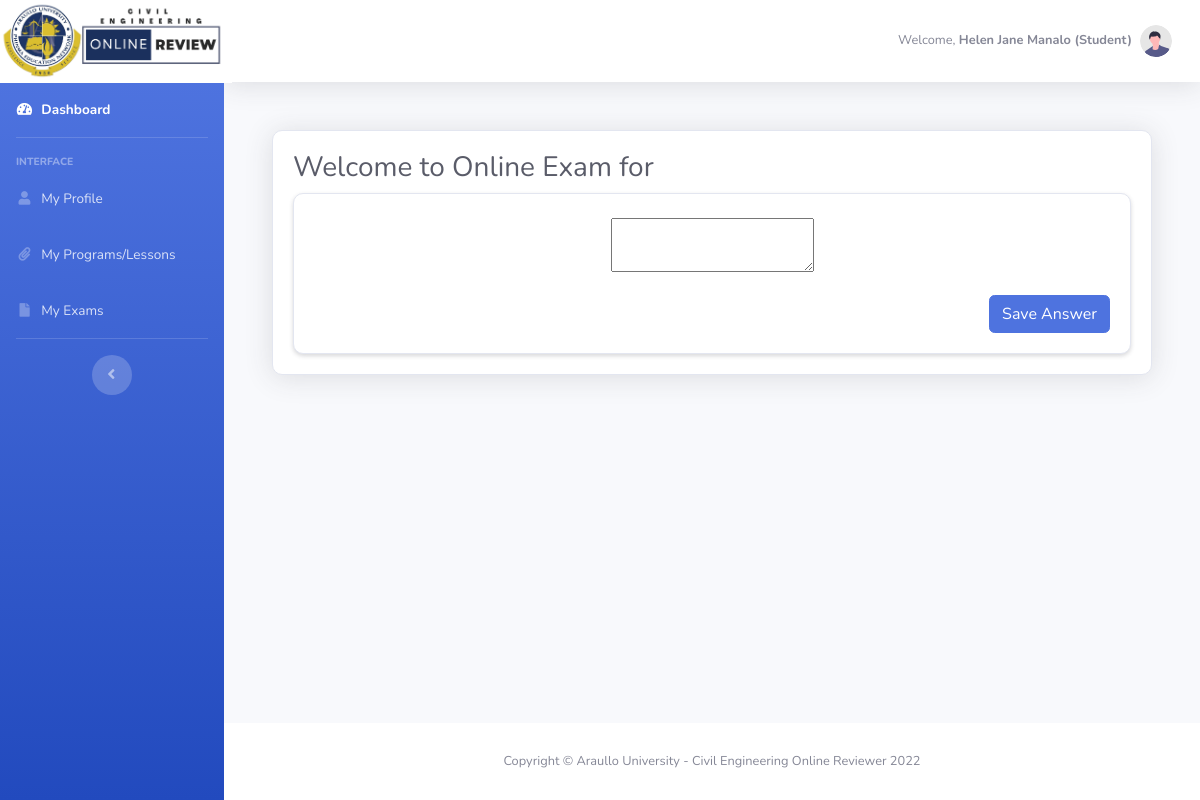
/dashboard/take_test.php?exam_id=13 (signed in), run on an earlier commit of the app's database.
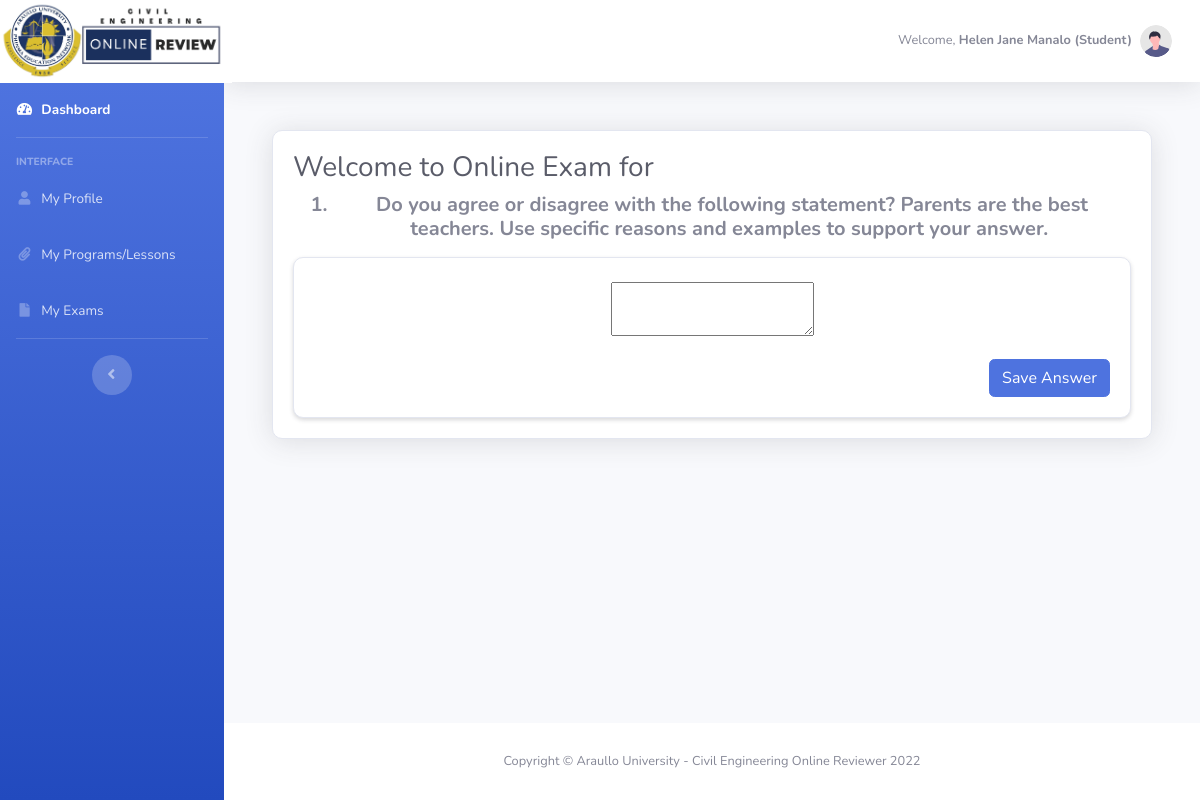
And on a later commit of the database.
### tables this page shows
CREATE TABLE `exam_essay` (
  `exam_essay_id` int(11) NOT NULL,
  `exam_id` int(11) NOT NULL,
  `essay` text NOT NULL,
  `date_created` datetime NOT NULL,
  `date_modified` datetime NOT NULL
);

### dashboard/model/Student.php (called while the page is built, shortened)
<?php
	class Student{
		public $db;
		public function __construct(){
			$this->db = new mysqli(DB_HOST, DB_USER, DB_PASSWORD, DB_DATABASE);
		}
        public function get_my_exam_essay($exam_id) {
    		$sql3="SELECT * FROM exam_essay a
                    WHERE a.exam_id = '$exam_id'";
	        $result = mysqli_query($this->db,$sql3);
	        return $user_data = mysqli_fetch_assoc($result);
        }
	}
?>

### dashboard/take_test.php (the view, shortened to what the changed rows need)
<?php
    include_once('db_header.php');
?>
    <div class="student-profile py-4">
        <div class="container">
            <div class="row">
                <div class="col-lg-12">
                    <?php
                        if($_GET['exam_cat'] == '2') {
                            if (isset($_GET['question_no'])) {
                                $number = (int) $_GET['question_no'];
                            }
                            else{
                                header("Location:take_exam.php");
                            }
                            $question = $student->getQuesByNumber($number,$_GET['exam_id']);
                            $get_exam_details = $student->get_my_exam_details($_GET['exam_id']);
                            if($_SERVER['REQUEST_METHOD'] == 'POST') {
                                $process = $student->processData($_POST);
                            }
                    ?>
                        <div class="card shadow mb-4">
                            <div class="card-body">
                                <h1 class="h3 mb-2 text-gray-800">Welcome to Online Exam for <?php echo $_GET['program_name']?></h1>
                                <div class="text-center">
                                    <h3>Question <?php echo $question['question_no']; ?> of <?php echo $get_exam_details['total_questions']; ?></h3>
                                    <form method="POST" action="">
                                        <table  class="table">
                                            <tr>
                                                <td colspan="2">
                                                    <input type="hidden" name="question_id" value="<?php echo $number?>">
                                                    <input type="hidden" name="program_name" value="<?php echo $_GET['program_name']?>">
                                                    <input type="hidden" name="exam_cat" value="<?php echo $_GET['exam_cat']?>">
                                                    <input type="hidden" name="exam_id" value="<?php echo $_GET['exam_id']?>">
                                                    <input type="hidden" name="student_id" value="<?php echo $_GET['student_id']?>">
                                                    <input type="hidden" name="exam_details_id" value="<?php echo $_GET['exam_details_id']?>">
                                                    <h3>Question <?php echo $question['question_no']; ?>: <?php echo $question['question']; ?></h3>
                                                </td>
                                            </tr>
                                            <?php
                                                $answer = $student->getAnswer($number,$_GET['exam_id']);
                                                if ($answer) {
                                                    while ($result = $answer->fetch_assoc()) {
                                            ?>
                                                <tr>
                                                    <td>
                                                        <input type="hidden" name="exam_details_ans_id[]" value="<?php echo $result['exam_details_ans_id']; ?>" />
                                                        <input type="radio" name="ans[]" value="<?php echo $result['correct_answer']; ?>" /> <?php echo $result['answers']; ?>
                                                    </td>
                                                </tr>
                                            <?php
                                                    }
                                                }
                                            ?>
                                            <tr>
                                                <td>
                                                    <input type="submit" class="btn btn-primary" name="submit" value="Next Question"/>
                                                    <input type="hidden" name="number" value="<?php echo $number; ?>" />
                                                </td>
                                            </tr>
                                        </table>
                                    </form>
                                </div>
                            </div>
                        </div>
                    <?php
                        }
                        else {
                            $get_exam_essay = $student->get_my_exam_essay($_GET['exam_id']);
                    ?>
                        <div class="card shadow mb-4">
                            <div class="card-body">
                                <h1 class="h3 mb-2 text-gray-800">Welcome to Online Exam for <?php echo $_GET['program_name']?></h1>
                                <div class="text-center">
                                    <h3><?php echo $get_exam_essay['essay']; ?></h3>
                                    <form method="post" action="">
                                        <div class="card shadow-sm">
                                            <div class="card-header bg-transparent border-0">
                                            </div>
                                            <div class="card-body pt-0">
                                                <div class="form-group">
                                                    <div class="form-group">
                                                        <textarea id="basic-example" name="student_answer"></textarea>
                                                    </div>
                                                </div>
                                                <div class="form-group">
                                                    <input class="btn btn-primary pull-right" type="Submit" name="save_answer_essaye" value="Save Answer">
                                                </div>
                                            </div>
                                        </div>
                                    </form>
                                </div>
                            </div>
                        </div>
                    <?php
                        }
                    ?>
                </div>
            </div>
        </div>
    </div>
<?php
    include_once('db_footer.php');
?>

What changed in the data, as far as the page shows it:
added exam_essay: essay "Do you agree or disagree with the following statement? Parents are the best teachers. Use specific reasons and examples to support your answer."
